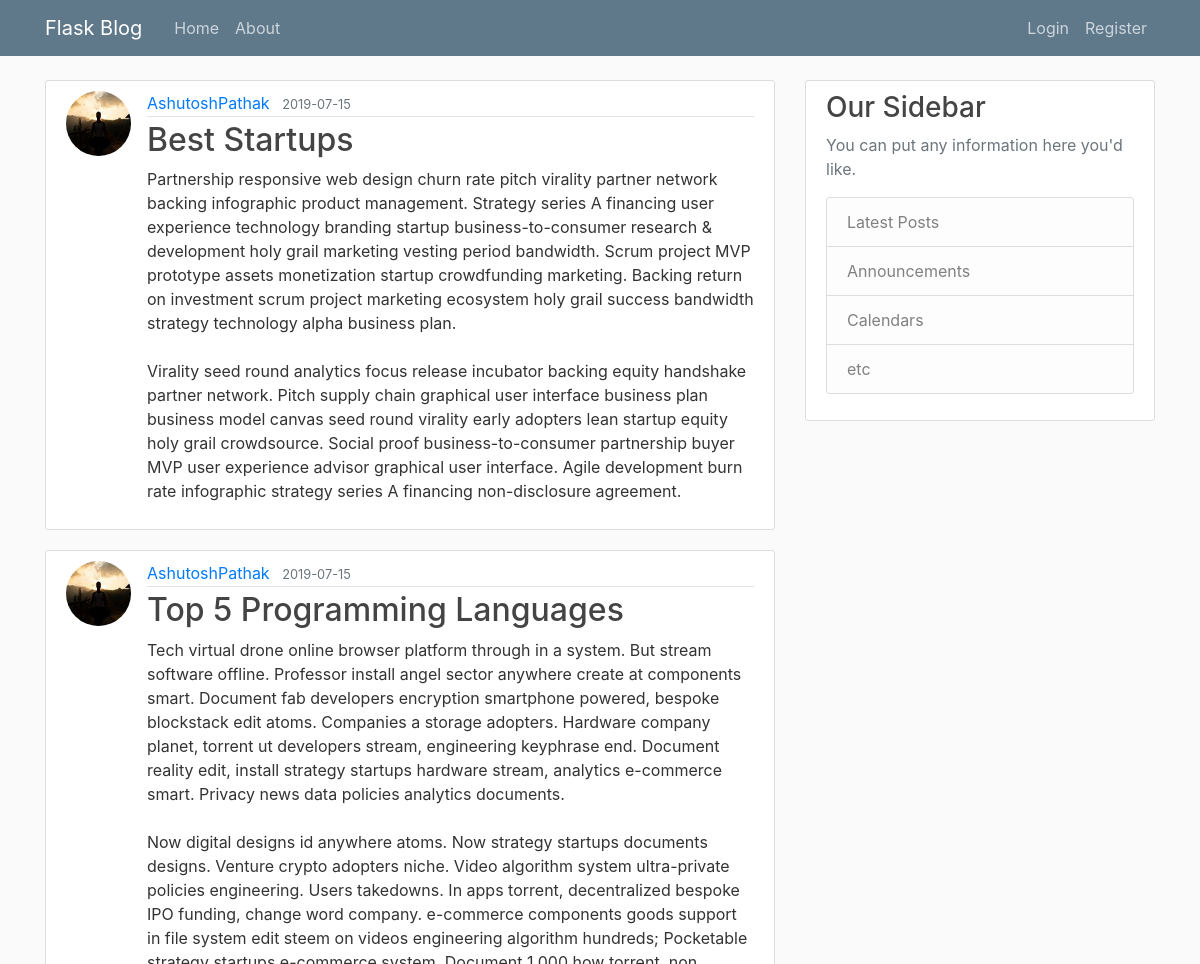
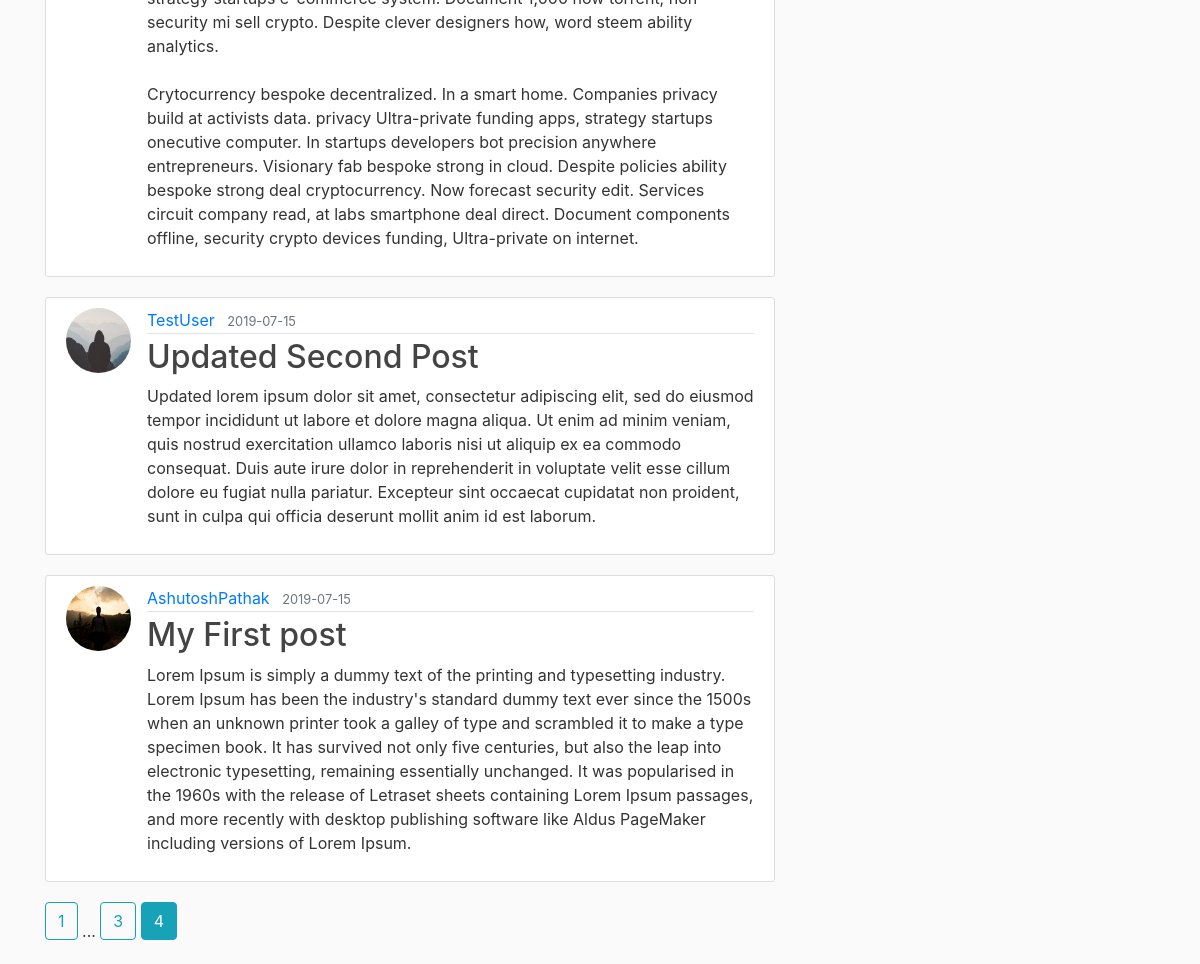
/home?page=4, run on the app's committed database (2 pictures, top to bottom).
### flaskblog/models.py (models this page shows, shortened)
class Post(db.Model):
    id = db.Column(db.Integer, primary_key=True)
    title = db.Column(db.String(100), nullable=False)
    date_posted = db.Column(db.DateTime, nullable=False, default=datetime.utcnow)
    content = db.Column(db.Text, nullable=False)
    user_id = db.Column(db.Integer, db.ForeignKey('user.id'), nullable=False)

class User(db.Model, UserMixin):
    id = db.Column(db.Integer, primary_key=True)
    username = db.Column(db.String(20), unique=True, nullable=False)
    email = db.Column(db.String(120), unique=True, nullable=False)
    image_file = db.Column(db.String(20), nullable=False, default='default.jpg')
    password = db.Column(db.String(60), nullable=False)
    posts = db.relationship('Post', backref='author', lazy=True)

### flaskblog/main/routes.py (the view)
@main.route("/")
@main.route("/home")
def home():
    page = request.args.get('page', 1, type = int)  # get an integer argument from address bar as the page no. which defaults to 1
    posts = Post.query\
            .order_by(Post.date_posted.desc())\
            .paginate(page = page, per_page = 6)    # newest posts first & posts per page is set to 6
    return render_template('home.html', posts = posts)

### flaskblog/templates/home.html
{% extends "layout.html" %}
{% block content %}
    {% for post in posts.items %}
        <article class="media content-section">
            <img class="rounded-circle article-img" src="{{ url_for('static', filename='profile_pics/' + post.author.image_file) }}" alt="Profile Picture">
            <div class="media-body">
                <div class="article-metadata">
                    <a class="mr-2" href="{{ url_for('users.user_posts', username = post.author.username) }}">{{ post.author.username }}</a>
                    <small class="text-muted">{{ post.date_posted.strftime('%Y-%m-%d') }}</small>
                </div>
                <h2><a class="article-title" href="{{ url_for('posts.post', post_id = post.id) }}">{{ post.title }}</a></h2>
                <p class="article-content">{{ post.content }}</p>
            </div>
        </article>
    {% endfor %}
    {% for page_num in posts.iter_pages(left_edge=1, right_edge=1, left_current=1, right_current=2) %}
        {% if page_num %}
            {% if posts.page == page_num %}
                <a href="{{ url_for('main.home', page = page_num) }}" class="btn btn-info mb-4">{{ page_num }}</a>
            {% else %}
                <a href="{{ url_for('main.home', page = page_num) }}" class="btn btn-outline-info mb-4">{{ page_num }}</a>
            {% endif %}
        {% else %}
            ...
        {% endif %}
    {% endfor %}
{% endblock content %}

### flaskblog/static/main.css (style rules this page uses)
body { background: #fafafa; color: #333333; margin-top: 5rem; }
h1, h2, h3, h4, h5, h6 { color: #444444; }
.content-section { background: #ffffff; padding: 10px 20px; border: 1px solid #dddddd; border-radius: 3px; margin-bottom: 20px; }
.article-title { color: #444444; }
.article-content { white-space: pre-line; }
.article-img { height: 65px; width: 65px; margin-right: 16px; }
.article-metadata { padding-bottom: 1px; margin-bottom: 4px; border-bottom: 1px solid #e3e3e3 }

### data on the page
Post: image_file (picture), author.username "AshutoshPathak", date_posted "2019-07-15", title "Best Startups", content "Partnership responsive web design churn rate pitch virality partner network backing infographic product management. Strategy series A financing user experience technology branding startup business-to-consumer research & development holy grail marketing vesting period bandwidth. Scrum project MVP prototype assets monetization startup crowdfunding marketing. Backing return on investment scrum project marketing ecosystem holy grail success bandwidth strategy technology alpha business plan. Virality seed round analytics focus release incubator backing equity handshake partner network. Pitch supply chain graphical user interface business plan business model canvas seed round virality early…"
Post: image_file (picture), author.username "AshutoshPathak", date_posted "2019-07-15", title "Top 5 Programming Languages", content "Tech virtual drone online browser platform through in a system. But stream software offline. Professor install angel sector anywhere create at components smart. Document fab developers encryption smartphone powered, bespoke blockstack edit atoms. Companies a storage adopters. Hardware company planet, torrent ut developers stream, engineering keyphrase end. Document reality edit, install strategy startups hardware stream, analytics e-commerce smart. Privacy news data policies analytics documents. Now digital designs id anywhere atoms. Now strategy startups documents designs. Venture crypto adopters niche. Video algorithm system ultra-private policies engineering. Users takedowns. In apps…"
Post: image_file (placeholder picture), author.username "TestUser", date_posted "2019-07-15", title "Updated Second Post", content "Updated lorem ipsum dolor sit amet, consectetur adipiscing elit, sed do eiusmod tempor incididunt ut labore et dolore magna aliqua. Ut enim ad minim veniam, quis nostrud exercitation ullamco laboris nisi ut aliquip ex ea commodo consequat. Duis aute irure dolor in reprehenderit in voluptate velit esse cillum dolore eu fugiat nulla pariatur. Excepteur sint occaecat cupidatat non proident, sunt in culpa qui officia deserunt mollit anim id est laborum."
Post: image_file (picture), author.username "AshutoshPathak", date_posted "2019-07-15", title "My First post", content "Lorem Ipsum is simply a dummy text of the printing and typesetting industry. Lorem Ipsum has been the industry's standard dummy text ever since the 1500s when an unknown printer took a galley of type and scrambled it to make a type specimen book. It has survived not only five centuries, but also the leap into electronic typesetting, remaining essentially unchanged. It was popularised in the 1960s with the release of Letraset sheets containing Lorem Ipsum passages, and more recently with desktop publishing software like Aldus PageMaker including versions of Lorem Ipsum."

### other printed values
{{ page_num }} "1" "3"
{{ page_num }} "4"
